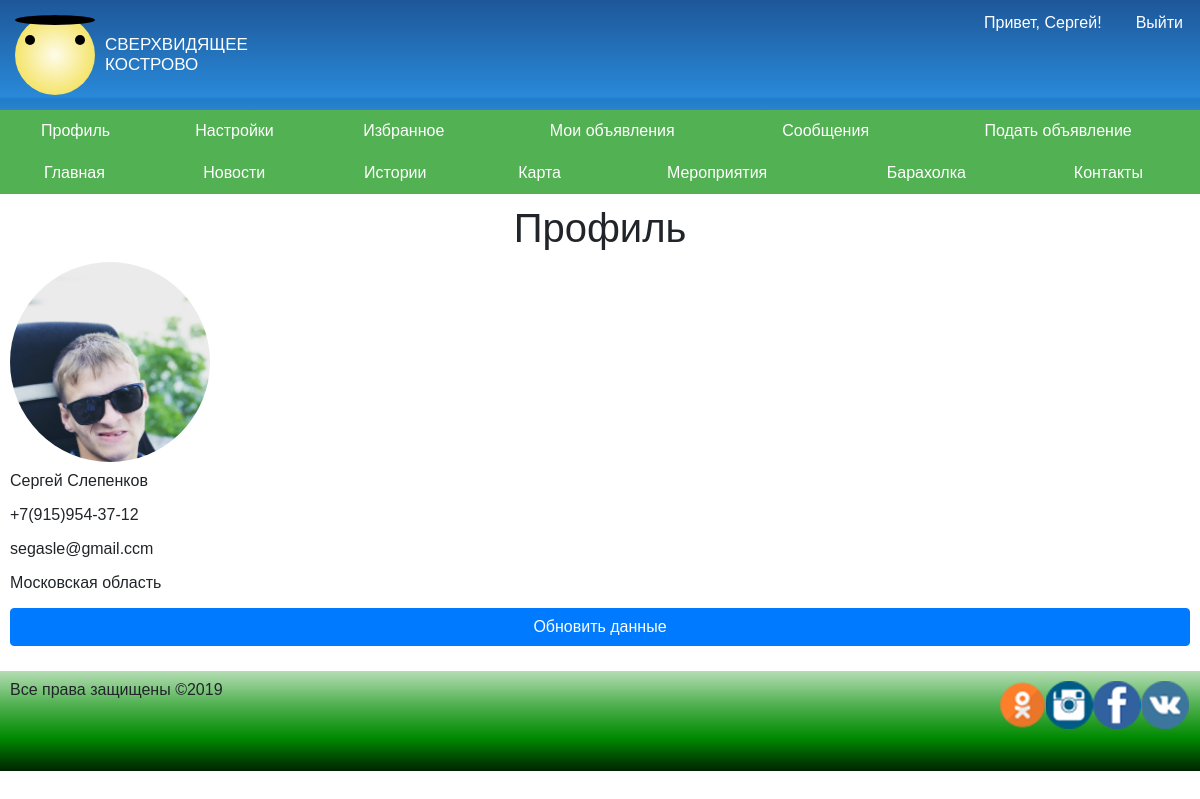
/?page=profile (signed in), run on the app's committed database.
### tables this page shows
CREATE TABLE `users_menu` (
  `id` int(11) NOT NULL,
  `url` varchar(255) NOT NULL DEFAULT '?page=',
  `title` text NOT NULL,
  `parent` tinyint(4) NOT NULL DEFAULT '0'
);

CREATE TABLE `menu` (
  `id` int(11) NOT NULL,
  `url` varchar(255) NOT NULL DEFAULT '?page=',
  `title` text NOT NULL,
  `parent` int(11) NOT NULL DEFAULT '0'
);

CREATE TABLE `social_network` (
  `id` int(11) NOT NULL,
  `url` text NOT NULL,
  `class` varchar(255) NOT NULL
);

### index.php (called while the page is built, shortened)
<?php
require 'functions/bd.php';
require 'functions/function.php';
connections();

### functions/function.php (the view, shortened to what this page needs)
<?php
function connections()
{
    $file = '';
    if (empty($_GET['page'])) {
        $file = 'main';
    } else {
        $file = $_GET['page'];
    }
    include 'tempate/header.php';
    if (file_exists('imip/' . $file . '.php')) {
        include 'imip/' . $file . '.php';
    } else {
        include 'users/' . $file . '.php';
    }
    include 'tempate/footer.php';
}
function do_query($query)
{
    global $mysqli;
    $result = mysqli_query($mysqli, $query);
    return $result;
}
function get_menu()
{
    $sql = do_query('SELECT * FROM `menu` WHERE `parent` = "0" ORDER BY menu.id');
    $output = "<ul>";
    foreach ($sql as $r) {
        $output .= "<li><a href='" . $r['url'] . "'>" . $r['title'] . "</a></li>";
    }
    $output .= "</ul>";
    echo $output;
    return;
}
function get_users_menu()
{
    $sql = do_query('SELECT * FROM `users_menu` WHERE `parent` = "0" ORDER BY users_menu.id');
    $output = "<ul>";
    foreach ($sql as $r) {
        $output .= "<li><a href='" . $r['url'] . "'>" . $r['title'] . "</a></li>";
    }
    $output .= "</ul>";
    echo $output;
    return;
}
function get_soclal()
{
    $out = '<div class="block_img">';
    $sql = do_query('SELECT * FROM `social_network`');
    foreach ($sql as $item) {
        $out .= '<a href="' . $item['url'] . '" class="' . $item['class'] . ' img_icons"></a>';
    }
    $out .= '</div>';
    echo $out;
    return;
}
function auto_users()
{
    if (isset($_SESSION['id']) or isset($_SESSION['token'])) {
        echo '<button class="btn btn-primary modal-open float-left">Привет, ' . $_SESSION['name'] . '!</button><form method="post" class="float-left"><button type="submit" class="btn btn-primary modal-open" name="input">Выйти</button></form>';
    } else {
        echo ' <button type="button" class="btn btn-primary modal-open" data-toggle="modal"
                                    data-target="#exampleModal">
                                <span class="fa fa-user-circle-o fa-1x">Авторизоваться</span>
                            </button>';
    }
    return;
}
        ?>

### tempate/header.php (shortened to what this page needs)
<!doctype html>
<html lang="ru">
<head>
    <link rel="stylesheet" href="https://stackpath.bootstrapcdn.com/bootstrap/4.2.1/css/bootstrap.min.css"
>
    <link rel="stylesheet" href="css/style.css?t=<?php echo(microtime(true) . rand()); ?>">
    <link rel="stylesheet" href="font-icons/css/font-awesome.css">
</head>
<body>
<div class="container-fluid">
    <header>
        <div class="header">
            <div class="row">
                <div class="col-12">
                    <div class="logo">
                        <div class="sun move">
                            <div class="roth"></div>
                        </div>
                        <div class="slang"><p>сверхвидящее</p>
                            <p>кострово</p></div>
                    </div>
                    <div class="row">
                        <div class="col-12 no-col">
                            <div class="float-right">
                                <?php
                                auto_users();
                                ?>
                            </div>
                        </div>
                        <div class="col-12 menu-header">
                            <div class="menu">
                                <?php
                                if (isset($_SESSION['id']) or isset($_SESSION['token'])) {
                                    echo '<div class="nav">';
                                    echo '<nav class=\'float-left\'>';
                                    get_users_menu();
                                    echo '</nav>';
                                    echo '<nav class=\'float-left\'>';
                                    get_menu();
                                    echo '</nav>';
                                    echo '</div>';
                                } else {
                                    echo '<nav class="nav-one">';
                                    get_menu();
                                    echo '</nav>';
                                }
                                ?>
                            </div>
                        </div>
                    </div>
                </div>
            </div>
        </div>
    </header>
    <div class="contain">

### users/profile.php (shortened to what this page needs)
<h1 class="text-center">Профиль</h1>
<?php
if (isset($_SESSION['id']) or isset($_SESSION['token'])) {
    if (file_exists('update/' . $_SESSION['photo'])) {
        $img = 'update/' . $_SESSION['photo'];
    } else {
        $img = $_SESSION['photo'];
    }
    if (isset($_SESSION['phone']) or isset($_SESSION['address'])) {
        $address =  $_SESSION['address'];
        $phone =  $_SESSION['phone'];
    }
if (!empty($_SESSION['photo'] or $_SESSION['phone'] or $_SESSION['surname'] or $_SESSION['name'] or $_SESSION['email'] or $_SESSION['address'])) {
    echo '<div class="author"><div class="author-img"><img src="' . $img . '" alt="" class="author-photo"></div><div class="author-fio"><p>' . $_SESSION['name'] . ' ' . $_SESSION['surname'] . '</p></div><div class="author-phone">
<p>' . @$phone . '</p></div><div class="author-email"><p>' . $_SESSION['email'] . '</p></div><div class="author-address"><p>' . @$address. '</p></div></div>';
} ?>
<form action="" method="post" enctype="multipart/form-data">   <?php if (empty($_SESSION['photo'])) {
        echo '<div class="form-group">
        <p>Выберите фото</p>
        <input type="file" id="exampleInputFile" accept="image/jpeg,image/png" name="file" class="inputfile hide" data-multiple-caption="{count} files selected" multiple> <label for="exampleInputFile" class="btn-primary btn btn-default"><span>Выбрать</span></label></div> ';
    }
        if (!empty(@$phone or $_SESSION['name'] or $_SESSION['surname'] or $_SESSION['photo'] or $_SESSION['address'])) {
            echo '<button type="submit" class="btn btn-default btn-primary" name="submit">Обновить данные</button>';
        }
    } ?>
</form>

### tempate/footer.php (shortened to what this page needs)
</div>
<footer>
    <div class="footer">
        <div class="row">
            <div class="col-lg-6 col-xs-12">
                <p>Все права защищены &copy;<?php echo date('Y'); ?></p>
            </div>
            <div class="col-lg-6 col-xs-12">
                <div class="block_icon">
                    <?php get_soclal();?>
                </div>
            </div>
        </div>
    </div>
</footer>
</div>
</body>
</html>

### data on the page
users_menu: title "Профиль"
users_menu: title "Настройки"
users_menu: title "Избранное"
users_menu: title "Мои объявления"
users_menu: title "Сообщения"
users_menu: title "Подать объявление"
menu: title "Главная"
menu: title "Новости"
menu: title "Истории"
menu: title "Карта"
menu: title "Мероприятия"
menu: title "Барахолка"
menu: title "Контакты"

### other printed values
$_SESSION['name'] "Сергей"
$_SESSION['surname'] "Слепенков"
$_SESSION['email'] "segasle@gmail.ccm"
